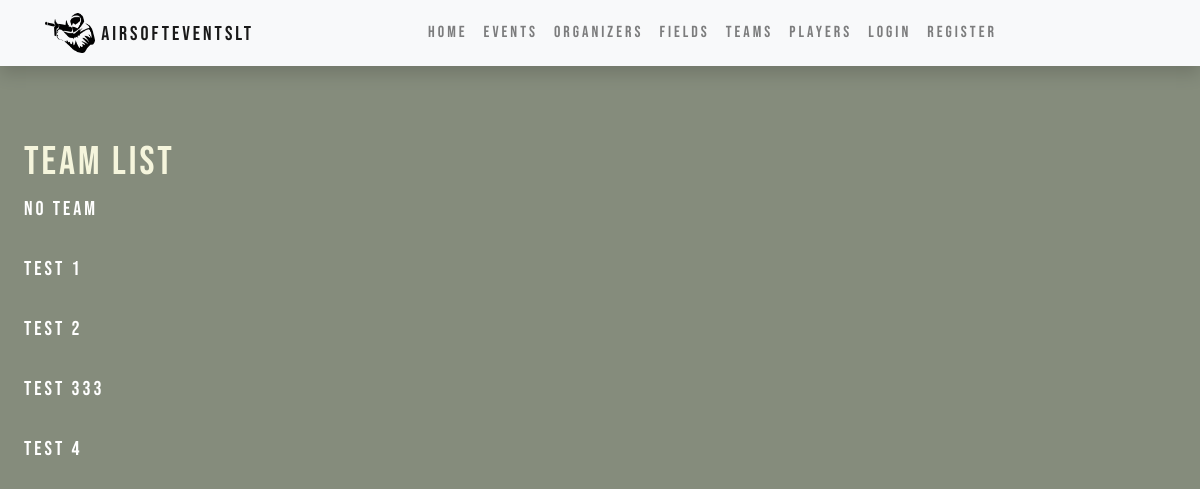
Screenshot of /teams/ with the database file from the repository.
### teams/models.py (models this page shows, shortened)
class Team(models.Model):
    id = models.UUIDField(primary_key=True, default=uuid.uuid4, help_text='Unique player ID')
    name = models.CharField('Name of the Team', max_length=150)
    contacts = models.CharField('contacts', max_length=150)
    class Meta:
        verbose_name = _("Team")
        verbose_name_plural = _("Teams")

### teams/views.py (the view)
# urls.py: path('', views.TeamListView.as_view(), name='teams'),
class TeamListView(generic.ListView):
    model = Team
    context_object_name = 'teams'
    template_name = 'teams.html'

### teams/templates/teams.html (shortened to what this page needs)
{% extends "base.html" %}
{% load i18n %}
{% block content %}
<div class='indented main-font'>
    <h1 class='secondary-font'>Team list</h1>
    {% if teams %}
    <div>
        {% for team in teams %}
        <a class='link' href={{ team.id }}><div> {{ team.name }} </div></a>
        <br>
        {% endfor %}
    </div>
    {% else %}
    <div> No teams yet </div>
    {% endif %}
</div>
{% endblock %}

### events/static/css/styles.css (style rules this page uses)
body { background-color: rgb(133, 140, 124); }
.indented { padding-left: 5%; padding: 2%; }
.main-font { color:white; font-family:"Bebas Neue"; letter-spacing: 3px; }
.secondary-font { color: beige; font-family:"Bebas Neue"; letter-spacing: 3px; }
.link, link:hover, link:focus, link:active { text-decoration: none; color: inherit; font-size: 20px; }

### rows the page displays
Team: name "No Team"
Team: name "Test 1"
Team: name "Test 2"
Team: name "Test 333"
Team: name "Test 4"
